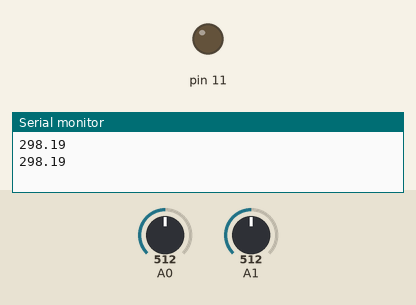
Simulated run of this sketch. Board: Arduino Uno, built with avr-gcc and run on an emulated ATmega328P. On the bench: output pins drawn as LEDs (lit = HIGH), the last lines printed to the serial monitor. The test bench sets the inputs (shaded band); at power-on: A0 = 512, A1 = 512.

Above: at 1.8 s.
1.9 s: A0 set to 582
3.4 s: A0 set to 609
At 5.0 s:
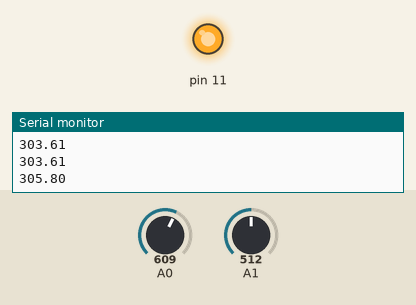
5.5 s: A0 set to 511
At 6.6 s:
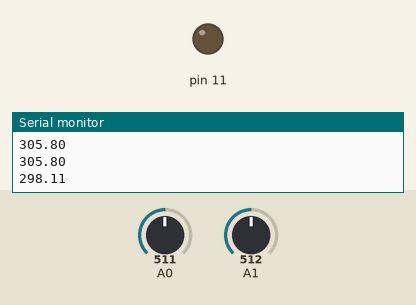
7.5 s: A0 set to 716
At 9.4 s:
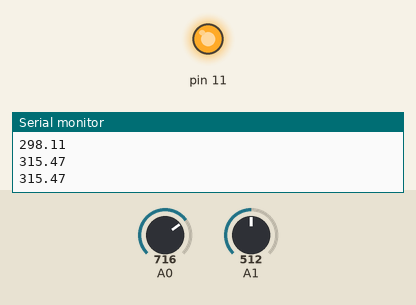
Timing chart, 0 to 10.5 s (numbered marks = the images above; inputs shaded):
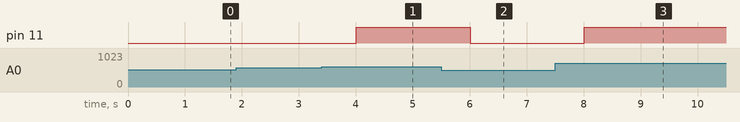

The sketch:

Two_Point_Controller.ino
```cpp
/* Author:      vojoel
 * Date:        01 Dec 2021
 * Description: Implements a 2-point-controller for a fan with threshold
 *              temperatures for both activating and deactivating the fan.
 */

#include <Wire.h>
#include <math.h>

const float R2 = 100000;    // Resistance at T0 (in Ohm)
const float R0 = (1023/510 - 1)*R2;   //R1 at T0
const float B = 4600;       // B-value in [4250K, 4299K]
const float T0 = 298.15;    // Room temperature 25°C

float threshold;
float threshold_high;
float threshold_low;
float T_lower = 295;        // Lowest possible threshold in K (with potentiometer)
float T_upper = 315;        // Highest possible threshold in K (with potentiometer)
float V_meas;
float T;
float R;
bool state = 0;             // To save whether T above (1) Threshold or below (0)

void setup()
{
    Serial.begin(9600);
    pinMode(11, OUTPUT);
}

void loop()
{
    V_meas=analogRead(0);

    // Make Calculations (using eqs 8 and 9 in manual)
    R = (1023/V_meas - 1)*R0;
    T = 1/(log(R/R0)/B + 1/T0);

    // Converts angle of potentiometer to threshold temperature in [295K, 315K]
    threshold = analogRead(1);
    threshold_high = map(threshold, 0, 1023, T_lower, T_upper); // set to 300K for Task 20
    threshold_low = threshold_high - 2; // set to 298K for Task 20

    // Output data (comment-out unwanted)
    //Serial.print("T = ");
    Serial.println(T);        // Print T and state to Serial
    //Serial.print(",   Thr = ");
    //Serial.print(threshold_high);
    //Serial.print(",   S = ");
    //Serial.println(state);

    // Sets duty cycle of fan to 100% if T above threshold
    if(T > threshold_high) {
      analogWrite(11, 255);
    }

    // Sets duty cycle of fan to 0% if T falls below threshold again
    if(T < threshold_low){
      analogWrite(11, 0);
    }

    // Wait 1s
    delay(1000);
}
```

Measured:
- the behaviour switches between 599 and 600 on A0 (found by bisection; images 0 and 1)
- after the input at 3.4 s, pin 11: LOW → HIGH after 0.61 s
- after the input at 5.5 s, pin 11: HIGH → LOW after 0.51 s
- after the input at 7.5 s, pin 11: LOW → HIGH after 0.51 s
